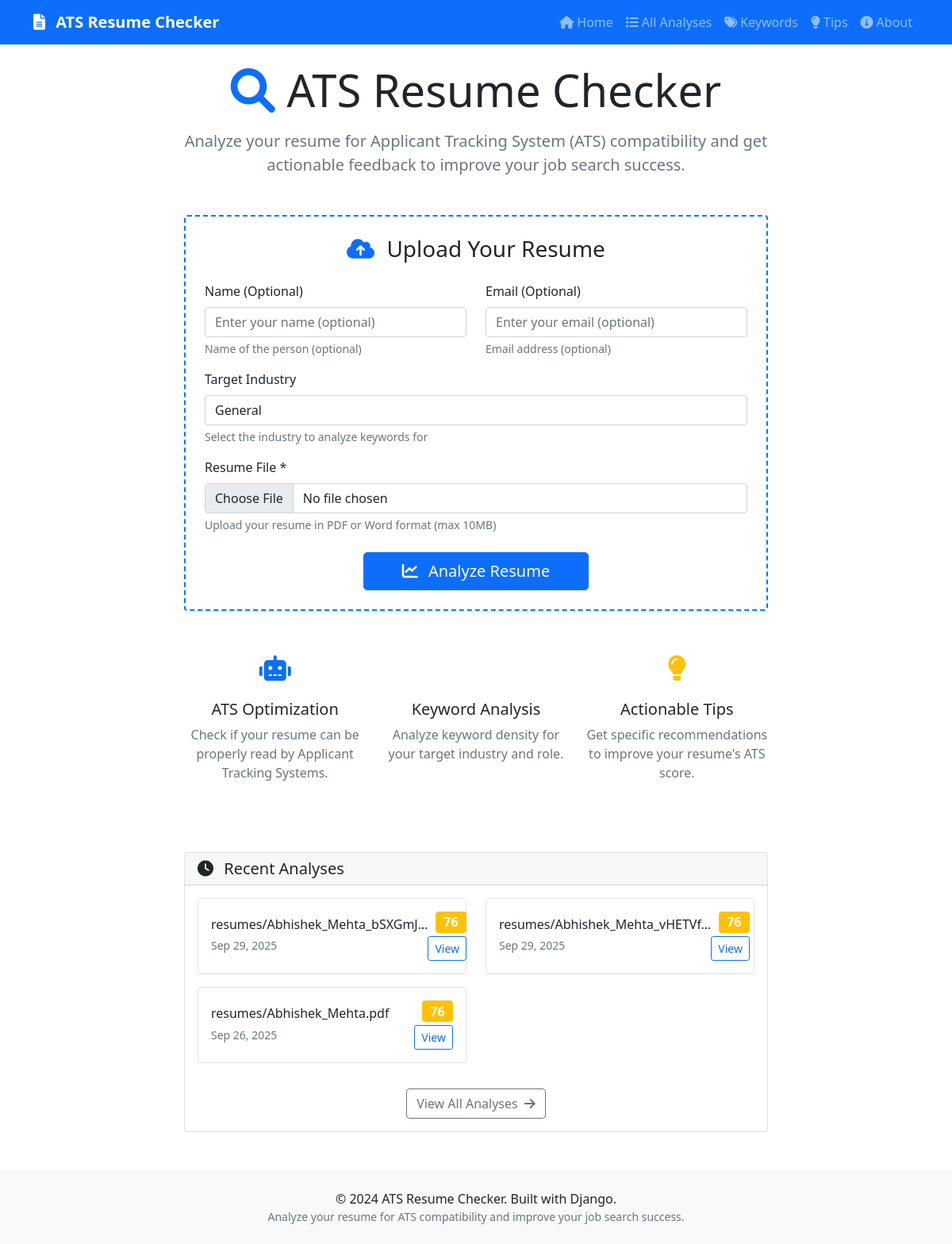
The page / on the database its author committed.
### resume_analyzer/models.py (models this page shows, shortened)
class ATSAnalysis(models.Model):
    resume = models.OneToOneField(Resume, on_delete=models.CASCADE, related_name='analysis')
    extracted_text = models.TextField(help_text="Raw text extracted from resume")
    word_count = models.IntegerField(default=0)
    overall_score = models.FloatField(default=0.0, help_text="Overall ATS compatibility score (0-100)")
    has_clear_sections = models.BooleanField(default=False)
    has_contact_info = models.BooleanField(default=False)
    has_work_experience = models.BooleanField(default=False)
    has_education = models.BooleanField(default=False)
    has_skills = models.BooleanField(default=False)
    keyword_density = models.FloatField(default=0.0, help_text="Percentage of relevant keywords")
    readability_score = models.FloatField(default=0.0, help_text="Flesch reading ease score")
    has_images = models.BooleanField(default=False, help_text="Contains images or graphics")
    has_tables = models.BooleanField(default=False, help_text="Contains tables")
    has_special_characters = models.BooleanField(default=False, help_text="Contains special characters")
    recommendations = models.TextField(blank=True, help_text="Suggestions for improvement")
    additional_data = models.JSONField(default=dict, blank=True)
    analyzed_at = models.DateTimeField(auto_now_add=True)
    analysis_version = models.CharField(max_length=10, default="1.0")

class Resume(models.Model):
    name = models.CharField(max_length=255, help_text="Name of the person (optional)")
    email = models.EmailField(blank=True, null=True, help_text="Email address (optional)")
    file = models.FileField(
        upload_to=resume_upload_path,
        validators=[FileExtensionValidator(allowed_extensions=['pdf', 'docx', 'doc'])],
        help_text="Upload PDF or Word document"
    )
    original_filename = models.CharField(max_length=255)
    uploaded_at = models.DateTimeField(auto_now_add=True)
    processed = models.BooleanField(default=False)

### resume_analyzer/views.py (the view)
# urls.py: 2. Add a URL to urlpatterns:  path('', views.home, name='home')
def home(request):
    if request.method == 'POST':
        form = ResumeUploadForm(request.POST, request.FILES)
        if form.is_valid():
            resume = form.save()
            industry = form.cleaned_data.get('industry', 'general')
            try:
                analysis = analyze_resume(resume, industry)
                messages.success(request, f'Resume analyzed successfully! Your ATS score is {analysis.overall_score:.1f}')
                return redirect('interactive_review', analysis_id=analysis.id)
            except Exception as e:
                messages.error(request, f'Error analyzing resume: {str(e)}')
                return redirect('home')
        else:
            messages.error(request, 'Please correct the errors below.')
    else:
        form = ResumeUploadForm()
    recent_analyses = ATSAnalysis.objects.select_related('resume').order_by('-analyzed_at')[:5]
    context = {
        'form': form,
        'recent_analyses': recent_analyses,
    }
    return render(request, 'resume_analyzer/home.html', context)

### resume_analyzer/forms.py
class ResumeUploadForm(forms.ModelForm):
    industry = forms.ChoiceField(
        choices=JobKeyword.INDUSTRY_CHOICES,
        initial='general',
        help_text="Select the industry to analyze keywords for",
        widget=forms.Select(attrs={'class': 'form-control'})
    )
    class Meta:
        model = Resume
        fields = ['name', 'email', 'file']
        widgets = {
            'name': forms.TextInput(attrs={
                'class': 'form-control',
                'placeholder': 'Enter your name (optional)'
            }),
            'email': forms.EmailInput(attrs={
                'class': 'form-control',
                'placeholder': 'Enter your email (optional)'
            }),
            'file': forms.FileInput(attrs={
                'class': 'form-control',
                'accept': '.pdf,.doc,.docx'
            })
        }
    def __init__(self, *args, **kwargs):
        super().__init__(*args, **kwargs)
        self.fields['name'].required = False
        self.fields['email'].required = False
        self.fields['file'].required = True
        self.fields['file'].help_text = "Upload your resume in PDF or Word format (max 10MB)"

### resume_analyzer/templates/resume_analyzer/home.html (shortened to what this page needs)
{% extends 'resume_analyzer/base.html' %}
{% block content %}
<div class="row">
    <div class="col-lg-8 mx-auto">
        <div class="text-center mb-5">
            <h1 class="display-4 mb-3">
                <i class="fas fa-search text-primary"></i>
                ATS Resume Checker
            </h1>
            <p class="lead text-muted">
                Analyze your resume for Applicant Tracking System (ATS) compatibility and get actionable feedback to improve your job search success.
            </p>
        </div>
        <div class="card card-upload shadow-sm mb-5">
            <div class="card-body p-4">
                <h3 class="card-title text-center mb-4">
                    <i class="fas fa-cloud-upload-alt text-primary me-2"></i>
                    Upload Your Resume
                </h3>
                <form method="post" enctype="multipart/form-data">
                    <div class="row">
                        <div class="col-md-6 mb-3">
                            <label for="{{ form.name.id_for_label }}" class="form-label">Name (Optional)</label>
                            {{ form.name }}
                            {% if form.name.help_text %}
                                <div class="form-text">{{ form.name.help_text }}</div>
                            {% endif %}
                        </div>
                        <div class="col-md-6 mb-3">
                            <label for="{{ form.email.id_for_label }}" class="form-label">Email (Optional)</label>
                            {{ form.email }}
                            {% if form.email.help_text %}
                                <div class="form-text">{{ form.email.help_text }}</div>
                            {% endif %}
                        </div>
                    </div>
                    <div class="mb-3">
                        <label for="{{ form.industry.id_for_label }}" class="form-label">Target Industry</label>
                        {{ form.industry }}
                        {% if form.industry.help_text %}
                            <div class="form-text">{{ form.industry.help_text }}</div>
                        {% endif %}
                    </div>
                    <div class="mb-4">
                        <label for="{{ form.file.id_for_label }}" class="form-label">Resume File *</label>
                        {{ form.file }}
                        {% if form.file.help_text %}
                            <div class="form-text">{{ form.file.help_text }}</div>
                        {% endif %}
                    </div>
                    <div class="text-center">
                        <button type="submit" class="btn btn-primary btn-lg px-5">
                            <i class="fas fa-chart-line me-2"></i>
                            Analyze Resume
                        </button>
                    </div>
                </form>
            </div>
        </div>
        <div class="row text-center mb-5">
            <div class="col-md-4 mb-4">
                <div class="feature-icon text-primary">
                    <i class="fas fa-robot"></i>
                </div>
                <h5>ATS Optimization</h5>
                <p class="text-muted">Check if your resume can be properly read by Applicant Tracking Systems.</p>
            </div>
            <div class="col-md-4 mb-4">
                <div class="feature-icon text-success">
                </div>
                <h5>Keyword Analysis</h5>
                <p class="text-muted">Analyze keyword density for your target industry and role.</p>
            </div>
            <div class="col-md-4 mb-4">
                <div class="feature-icon text-warning">
                    <i class="fas fa-lightbulb"></i>
                </div>
                <h5>Actionable Tips</h5>
                <p class="text-muted">Get specific recommendations to improve your resume's ATS score.</p>
            </div>
        </div>
        {% if recent_analyses %}
        <div class="card">
            <div class="card-header">
                <h5 class="mb-0">
                    <i class="fas fa-clock me-2"></i>
                    Recent Analyses
                </h5>
            </div>
            <div class="card-body">
                <div class="row">
                    {% for analysis in recent_analyses %}
                    <div class="col-md-6 mb-3">
                        <div class="d-flex justify-content-between align-items-center p-3 border rounded">
                            <div>
                                <h6 class="mb-1">{{ analysis.resume.original_filename|truncatechars:30 }}</h6>
                                <small class="text-muted">{{ analysis.analyzed_at|date:"M d, Y" }}</small>
                            </div>
                            <div class="text-end">
                                <span class="badge bg-{% if analysis.overall_score >= 80 %}success{% elif analysis.overall_score >= 60 %}warning{% else %}danger{% endif %} fs-6">
                                    {{ analysis.overall_score|floatformat:0 }}
                                </span>
                                <div class="mt-1">
                                    <a href="{% url 'enhanced_analysis_result' analysis.id %}" class="btn btn-sm btn-outline-primary">View</a>
                                </div>
                            </div>
                        </div>
                    </div>
                    {% endfor %}
                </div>
                <div class="text-center mt-3">
                    <a href="{% url 'analysis_list' %}" class="btn btn-outline-secondary">
                        View All Analyses <i class="fas fa-arrow-right ms-1"></i>
                    </a>
                </div>
            </div>
        </div>
        {% endif %}
    </div>
</div>
{% endblock %}

### resume_analyzer/templates/resume_analyzer/base.html (style rules this page uses)
.feature-icon { font-size: 2rem; margin-bottom: 1rem; }
.card-upload { border: 2px dashed #007bff; transition: all 0.3s ease; }

### rows shown on the page
ATSAnalysis: resume.original_filename "resumes/Abhishek_Mehta_bSXGmJ…", analyzed_at "Sep 29, 2025", overall_score "76"
ATSAnalysis: resume.original_filename "resumes/Abhishek_Mehta_vHETVf…", analyzed_at "Sep 29, 2025", overall_score "76"
ATSAnalysis: resume.original_filename "resumes/Abhishek_Mehta.pdf", analyzed_at "Sep 26, 2025", overall_score "76"
